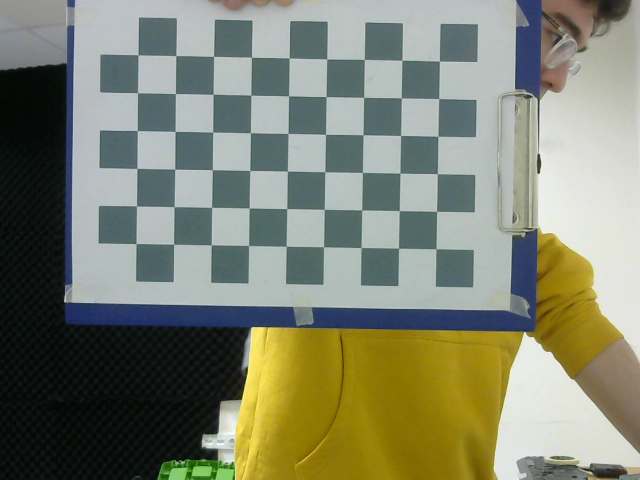
#> input picture imagesL/image0.png, 640 x 480 px; its folder holds 4 pictures in this run
$ python stereo_calibration.py   (older library calls are emulated)
#> lines starting #> are read from the running program, lines starting #| are printed output that depends on the picture; after the words box and inside, x2 and y2 are one past the last pixel; in counts of white or black regions, pixels touching at a corner belong together
import cv2
import numpy as np
from tqdm import tqdm

output_file_name = "calibrated_params"

grid_size = {'width': 9, 'height': 6}

# Set the path to the images captured by the left and right cameras
pathL = "imagesL/"
pathR = "imagesR/"

# Termination criteria for refining the detected corners
criteria = (cv2.TERM_CRITERIA_EPS + cv2.TERM_CRITERIA_MAX_ITER, 30, 0.001)


objp = np.zeros((grid_size['width']*grid_size['height'],3), np.float32)
objp[:,:2] = np.mgrid[0:grid_size['width'],0:grid_size['height']].T.reshape(-1,2)

img_ptsL = []
img_ptsR = []
obj_pts = []

for i in tqdm(range(0,45)):
  imgL = cv2.imread(pathL+"image%d.png"%i)
#> imgL is the input picture: shape (480, 640, 3); mean B, G, R 112.6, 131.1, 127.3
  imgR = cv2.imread(pathR+"image%d.png"%i)
  imgL_gray = cv2.imread(pathL+"image%d.png"%i,0)
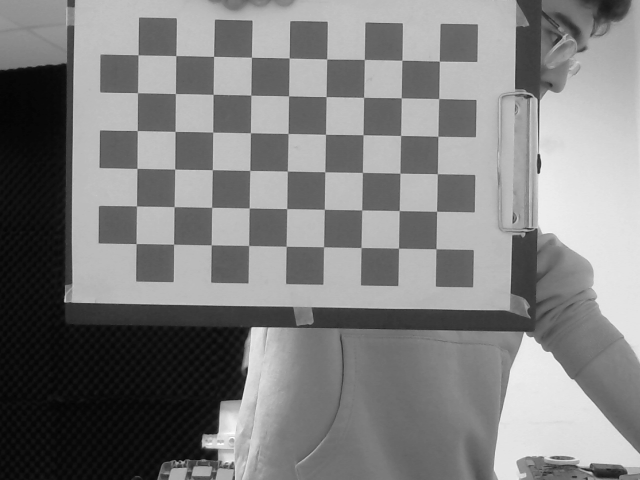
#> imgL_gray: shape (480, 640); min 4, max 255, mean 127.4
  imgR_gray = cv2.imread(pathR+"image%d.png"%i,0)

  outputL = imgL.copy()
  outputR = imgR.copy()

  retR, cornersR =  cv2.findChessboardCorners(outputR,(grid_size['width'],grid_size['height']),None)
#> retR = True; cornersR = 54 rows, first 8: [435.9, 248.7], [398.3, 247.8], [360.8, 247.3], [323.6, 246.5], [286.3, 246.3], [248.9, 245.4], [211.3, 244.9], [173.6, 243.8]
  retL, cornersL = cv2.findChessboardCorners(outputL,(grid_size['width'],grid_size['height']),None)
#> retL = True; cornersL has the same summary as cornersR

  if retR and retL:
    obj_pts.append(objp)
    cv2.cornerSubPix(imgR_gray,cornersR,(11,11),(-1,-1),criteria)
    cv2.cornerSubPix(imgL_gray,cornersL,(11,11),(-1,-1),criteria)
    cv2.drawChessboardCorners(outputR,(grid_size['width'],grid_size['height']),cornersR,retR)
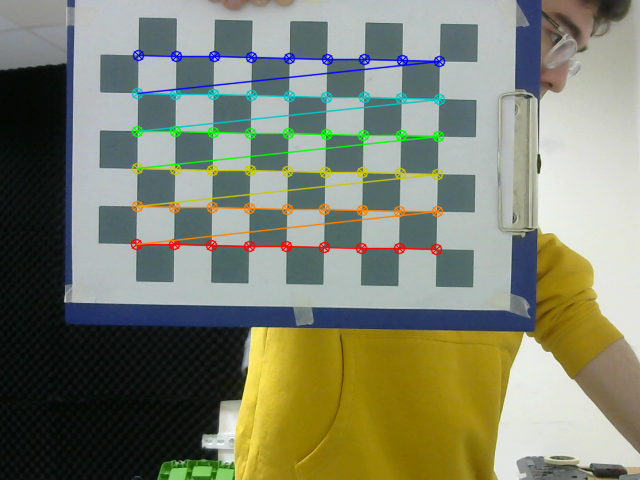
#> outputR: shape (480, 640, 3); 4.56% of pixels changed, all inside (x1, y1, x2, y2) = (130, 49, 446, 256)
    cv2.drawChessboardCorners(outputL,(grid_size['width'],grid_size['height']),cornersL,retL)
    cv2.imshow('cornersR',outputR)
    cv2.imshow('cornersL',outputL)
    cv2.waitKey(0)

    img_ptsL.append(cornersL)
    img_ptsR.append(cornersR)
#> pass 2 of the loop `for i in tqdm(range(0,45)):`:
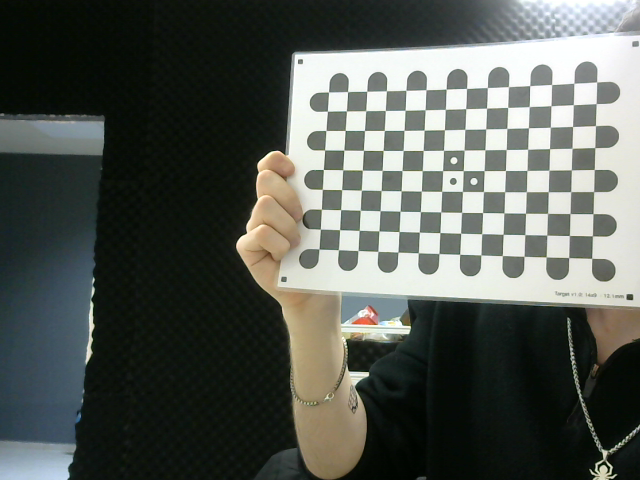
#> input picture imagesL/image1.png, 640 x 480 px
#> imgL is the input picture: shape (480, 640, 3); mean B, G, R 84.6, 90.6, 85.8
#> `imgL_gray = cv2.imread(pathL+"image%d.png"%i,0)`:
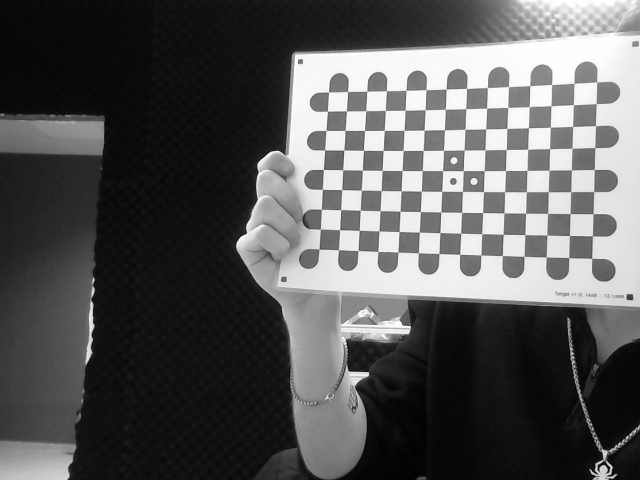
#> imgL_gray: shape (480, 640); min 1, max 255, mean 88
#> retR = False; cornersR = None
#> retL = False; cornersL = None
#> (the run stopped early here; a loop or call above may not have finished)
